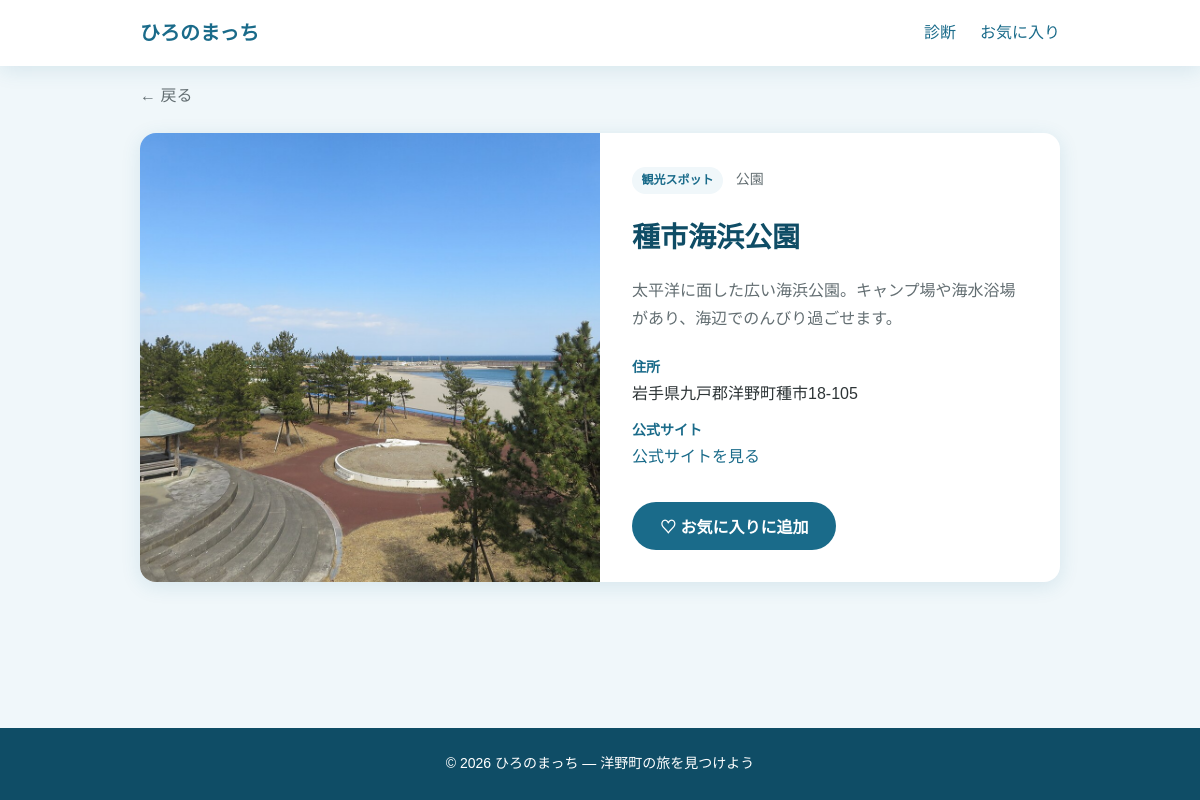
/spot/2, run on the app's committed database.
### tables this page shows
CREATE TABLE spots (
    id INTEGER PRIMARY KEY AUTOINCREMENT,
    name TEXT NOT NULL,
    category TEXT NOT NULL,
    genre TEXT NOT NULL,
    description TEXT NOT NULL,
    image_url TEXT NOT NULL,
    address TEXT NOT NULL,
    official_url TEXT NOT NULL,
    map_url TEXT NOT NULL DEFAULT ''
);

### app.py (the view)
@app.route("/spot/<int:spot_id>")
def spot_detail(spot_id):
    spot = fetch_spot(spot_id)
    if spot is None:
        abort(404)
    return render_template("spot_detail.html", spot=spot)

### app.py (called while the page is built)
def fetch_spot(spot_id):
    db = get_db()
    spot = db.execute("SELECT * FROM spots WHERE id = ?", (spot_id,)).fetchone()
    db.close()
    return spot

### database.py (called while the page is built)
def get_db():
    conn = sqlite3.connect(DB_PATH)
    conn.row_factory = sqlite3.Row
    return conn

### templates/spot_detail.html (shortened to what this page needs)
{% extends "base.html" %}
{% block content %}
<section class="spot-detail container">
    <a href="javascript:history.back()" class="back-link">&larr; 戻る</a>
    <article class="spot-detail-card">
        <div class="spot-detail-image">
            <img src="{{ url_for('static', filename=spot.image_url) }}" alt="{{ spot.name }}">
        </div>
        <div class="spot-detail-body">
            <span class="spot-category">{{ spot.category }}</span>
            <span class="spot-genre">{{ spot.genre }}</span>
            <h1>{{ spot.name }}</h1>
            <p class="spot-description">{{ spot.description }}</p>
            <dl class="spot-info">
                <dt>住所</dt>
                <dd>{{ spot.address }}</dd>
                <dt>公式サイト</dt>
                <dd>
                    <a href="{{ spot.official_url }}" target="_blank" rel="noopener noreferrer">
                        公式サイトを見る
                    </a>
                </dd>
            </dl>
            <button type="button" class="btn btn-primary btn-favorite-detail"
                    data-spot-id="{{ spot.id }}"
                    data-spot-name="{{ spot.name }}"
                    data-spot-image="{{ spot.image_url }}"
                    data-spot-category="{{ spot.category }}">
                ♡ お気に入りに追加
            </button>
        </div>
    </article>
</section>
{% endblock %}

### static/css/style.css (style rules this page uses)
:root { --color-primary: #1a6b8a; --color-primary-dark: #0f4d66; --color-accent: #f4a261; --color-accent-light: #fff4eb; --color-bg: #f0f7fa; --color-white: #ffffff; --color-text: #2d3436; --color-text-light: #636e72; --color-border: #dfe6e9; --radius: 16px; --radius-sm: 12px; --shadow: 0 4px 20px rgba(26, 107, 138, 0.12); --shadow-card: 0 8px 24px rgba(26, 107, 138, 0.15); --font: "Hiragino Sans", "Hiragino Kaku Gothic ProN", Meiryo, sans-serif; --mobile-max: 480px; --header-height: 57px; }
*, *::before, *::after { box-sizing: border-box; margin: 0; padding: 0; }
body { font-family: var(--font); color: var(--color-text); background: var(--color-bg); line-height: 1.7; min-height: 100vh; display: flex; flex-direction: column; }
img { max-width: 100%; height: auto; display: block; }
a { color: var(--color-primary); text-decoration: none; }
.container { width: 100%; max-width: 960px; margin: 0 auto; padding: 0 1.25rem; }
.btn { display: inline-block; padding: 0.75rem 1.75rem; border-radius: 999px; font-size: 1rem; font-weight: 600; border: none; cursor: pointer; text-decoration: none; transition: transform 0.15s, box-shadow 0.15s; }
.btn-primary { background: var(--color-primary); color: var(--color-white); }
.spot-category { display: inline-block; background: var(--color-bg); color: var(--color-primary); font-size: 0.75rem; font-weight: 600; padding: 0.2rem 0.6rem; border-radius: 999px; margin-bottom: 0.5rem; }
.spot-detail-card { background: var(--color-white); border-radius: var(--radius); overflow: hidden; box-shadow: var(--shadow); display: grid; grid-template-columns: 1fr 1fr; gap: 0; }
.spot-detail-image img { width: 100%; height: 100%; min-height: 320px; object-fit: cover; }
.spot-detail-body { padding: 2rem; }
.spot-genre { display: inline-block; margin-left: 0.5rem; font-size: 0.875rem; color: var(--color-text-light); }
.spot-detail-body h1 { font-size: 1.75rem; color: var(--color-primary-dark); margin: 0.75rem 0 1rem; }
.spot-description { margin-bottom: 1.5rem; color: var(--color-text-light); }
.spot-info { margin-bottom: 1.5rem; }
.spot-info dt { font-weight: 600; font-size: 0.875rem; color: var(--color-primary); margin-top: 0.75rem; }
.spot-info dd { margin-left: 0; }
.btn-favorite-detail { margin-top: 0.5rem; }
.back-link { display: inline-block; margin-bottom: 1.5rem; font-weight: 500; color: var(--color-text-light); text-decoration: none; }

### data on the page
spots: image_url (picture), category "観光スポット", genre "公園", name "種市海浜公園", description "太平洋に面した広い海浜公園。キャンプ場や海水浴場があり、海辺でのんびり過ごせます。", address "岩手県九戸郡洋野町種市18-105"
